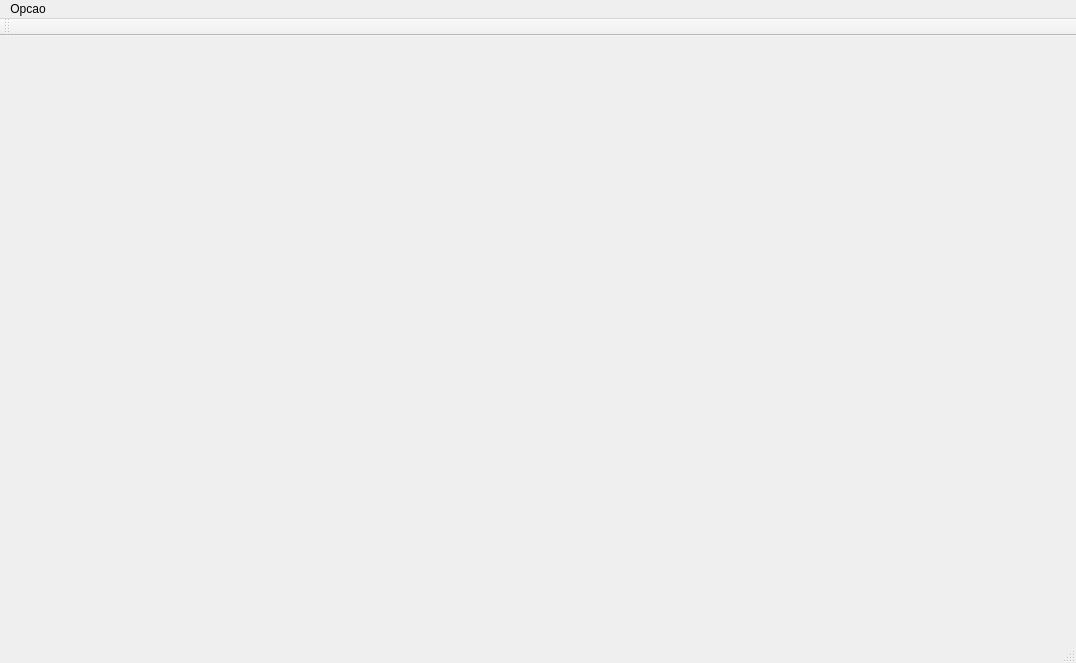
<?xml version="1.0" encoding="UTF-8"?>
<ui version="4.0">
 <class>MainWindow</class>
 <widget class="QMainWindow" name="MainWindow">
  <property name="geometry">
   <rect>
    <x>0</x>
    <y>0</y>
    <width>1076</width>
    <height>663</height>
   </rect>
  </property>
  <property name="windowTitle">
   <string>MainWindow</string>
  </property>
  <widget class="QWidget" name="centralWidget"/>
  <widget class="QMenuBar" name="menuBar">
   <property name="geometry">
    <rect>
     <x>0</x>
     <y>0</y>
     <width>1076</width>
     <height>29</height>
    </rect>
   </property>
   <widget class="QMenu" name="menuOpcao">
    <property name="title">
     <string>Opcao</string>
    </property>
    <addaction name="actionSair"/>
   </widget>
   <addaction name="menuOpcao"/>
  </widget>
  <widget class="QToolBar" name="mainToolBar">
   <attribute name="toolBarArea">
    <enum>TopToolBarArea</enum>
   </attribute>
   <attribute name="toolBarBreak">
    <bool>false</bool>
   </attribute>
  </widget>
  <widget class="QStatusBar" name="statusBar"/>
  <action name="actionSair">
   <property name="text">
    <string>Sair</string>
   </property>
   <property name="shortcut">
    <string>Ctrl+R</string>
   </property>
  </action>
 </widget>
 <layoutdefault spacing="6" margin="11"/>
 <resources/>
 <connections/>
</ui>
